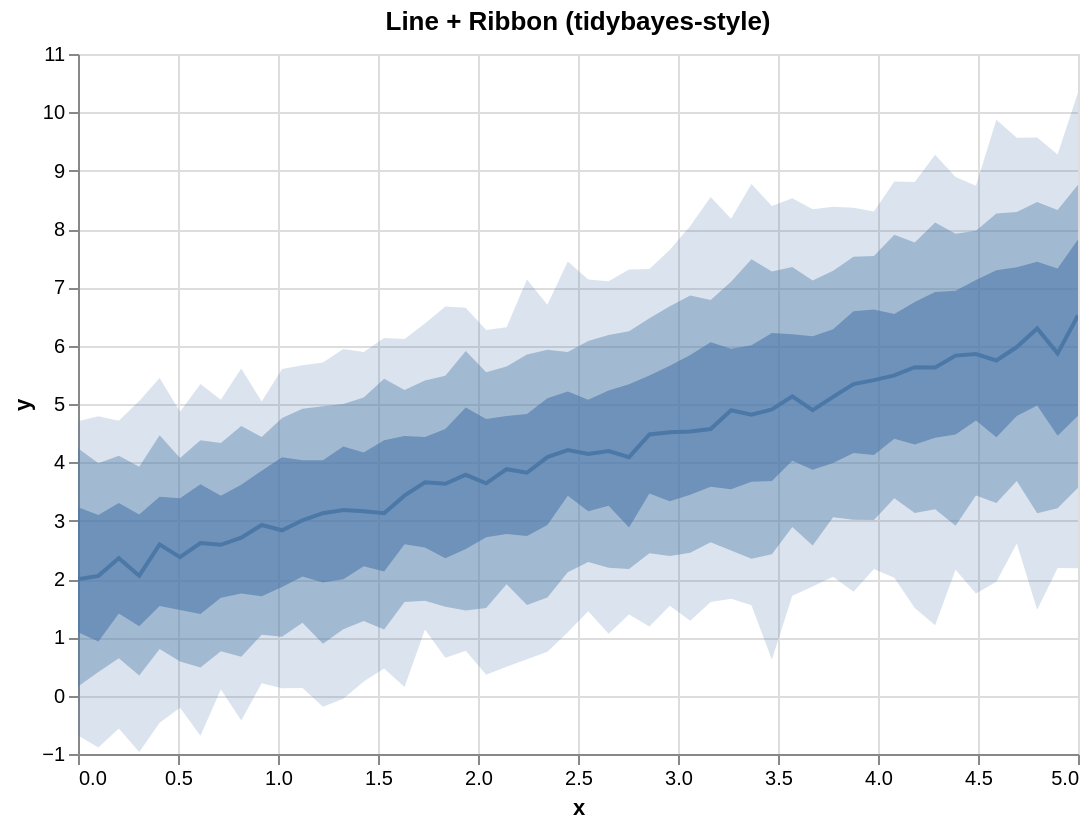

Specify this chart in Vega-Lite:
### Vega-Lite specification from a JSON file in a GitHub repository (floating-point values rounded to 4 significant figures)
{"$schema": "https://vega.github.io/schema/vega-lite/v5.json", "config": {"axis": {"labelLimit": 0}, "header": {"labelLimit": 0}, "legend": {"labelLimit": 0}}, "data": {"values": [{"__median__": 4.088, "hi_0_5_": 5.34, "hi_0_8_": 6.247, "hi_0_95_": 7.306, "lo_0_5_": 2.883, "lo_0_8_": 2.172, "lo_0_95_": 1.391, "x": 2.755}, {"__median__": 3.129, "hi_0_5_": 4.034, "hi_0_8_": 4.961, "hi_0_95_": 5.71, "lo_0_5_": 1.942, "lo_0_8_": 0.8909, "lo_0_95_": -0.1899, "x": 1.224}, {"__median__": 4.894, "hi_0_5_": 5.947, "hi_0_8_": 7.094, "hi_0_95_": 8.175, "lo_0_5_": 3.538, "lo_0_8_": 2.49, "lo_0_95_": 1.663, "x": 3.265}, {"__median__": 5.121, "hi_0_5_": 6.281, "hi_0_8_": 7.284, "hi_0_95_": 8.381, "lo_0_5_": 3.988, "lo_0_8_": 3.058, "lo_0_95_": 2.039, "x": 3.776}, {"__median__": 5.855, "hi_0_5_": 7.125, "hi_0_8_": 7.968, "hi_0_95_": 8.744, "lo_0_5_": 4.719, "lo_0_8_": 3.433, "lo_0_95_": 1.753, "x": 4.49}, {"__median__": 2.054, "hi_0_5_": 3.095, "hi_0_8_": 3.985, "hi_0_95_": 4.792, "lo_0_5_": 0.9276, "lo_0_8_": 0.4058, "lo_0_95_": -0.8896, "x": 0.102}, {"__median__": 5.489, "hi_0_5_": 6.544, "hi_0_8_": 7.903, "hi_0_95_": 8.815, "lo_0_5_": 4.405, "lo_0_8_": 3.386, "lo_0_95_": 2.021, "x": 4.082}, {"__median__": 2.056, "hi_0_5_": 3.106, "hi_0_8_": 3.925, "hi_0_95_": 5.053, "lo_0_5_": 1.192, "lo_0_8_": 0.3442, "lo_0_95_": -0.9655, "x": 0.3061}, {"__median__": 6.294, "hi_0_5_": 7.438, "hi_0_8_": 8.464, "hi_0_95_": 9.57, "lo_0_5_": 4.974, "lo_0_8_": 3.126, "lo_0_95_": 1.471, "x": 4.796}, {"__median__": 4.089, "hi_0_5_": 5.098, "hi_0_8_": 5.929, "hi_0_95_": 6.7, "lo_0_5_": 2.924, "lo_0_8_": 1.684, "lo_0_95_": 0.7521, "x": 2.347}, {"__median__": 2.356, "hi_0_5_": 3.305, "hi_0_8_": 4.113, "hi_0_95_": 4.713, "lo_0_5_": 1.408, "lo_0_8_": 0.6427, "lo_0_95_": -0.5633, "x": 0.2041}, {"__median__": 4.57, "hi_0_5_": 6.059, "hi_0_8_": 6.784, "hi_0_95_": 8.551, "lo_0_5_": 3.582, "lo_0_8_": 2.628, "lo_0_95_": 1.606, "x": 3.163}, {"__median__": 5.631, "hi_0_5_": 6.751, "hi_0_8_": 7.768, "hi_0_95_": 8.806, "lo_0_5_": 4.305, "lo_0_8_": 3.132, "lo_0_95_": 1.503, "x": 4.184}, {"__median__": 3.822, "hi_0_5_": 4.83, "hi_0_8_": 5.849, "hi_0_95_": 7.132, "lo_0_5_": 2.739, "lo_0_8_": 1.555, "lo_0_95_": 0.6259, "x": 2.245}, {"__median__": 4.144, "hi_0_5_": 5.074, "hi_0_8_": 6.08, "hi_0_95_": 7.133, "lo_0_5_": 3.161, "lo_0_8_": 2.291, "lo_0_95_": 1.449, "x": 2.551}, {"__median__": 2.835, "hi_0_5_": 4.088, "hi_0_8_": 4.761, "hi_0_95_": 5.601, "lo_0_5_": 1.863, "lo_0_8_": 1.01, "lo_0_95_": 0.1289, "x": 1.02}, {"__median__": 5.131, "hi_0_5_": 6.196, "hi_0_8_": 7.35, "hi_0_95_": 8.527, "lo_0_5_": 4.026, "lo_0_8_": 2.891, "lo_0_95_": 1.713, "x": 3.571}, {"__median__": 5.409, "hi_0_5_": 6.622, "hi_0_8_": 7.536, "hi_0_95_": 8.302, "lo_0_5_": 4.128, "lo_0_8_": 3.012, "lo_0_95_": 2.171, "x": 3.98}, {"__median__": 2.586, "hi_0_5_": 3.429, "hi_0_8_": 4.331, "hi_0_95_": 5.072, "lo_0_5_": 1.681, "lo_0_8_": 0.7634, "lo_0_95_": 0.1039, "x": 0.7143}, {"__median__": 5.625, "hi_0_5_": 6.919, "hi_0_8_": 8.113, "hi_0_95_": 9.273, "lo_0_5_": 4.422, "lo_0_8_": 3.197, "lo_0_95_": 1.206, "x": 4.286}, {"__median__": 2.707, "hi_0_5_": 3.614, "hi_0_8_": 4.622, "hi_0_95_": 5.61, "lo_0_5_": 1.752, "lo_0_8_": 0.6654, "lo_0_95_": -0.4257, "x": 0.8163}, {"__median__": 4.194, "hi_0_5_": 5.233, "hi_0_8_": 6.183, "hi_0_95_": 7.103, "lo_0_5_": 3.256, "lo_0_8_": 2.193, "lo_0_95_": 1.064, "x": 2.653}, {"__median__": 5.868, "hi_0_5_": 7.323, "hi_0_8_": 8.327, "hi_0_95_": 9.276, "lo_0_5_": 4.455, "lo_0_8_": 3.214, "lo_0_95_": 2.187, "x": 4.898}, {"__median__": 4.479, "hi_0_5_": 5.488, "hi_0_8_": 6.471, "hi_0_95_": 7.312, "lo_0_5_": 3.467, "lo_0_8_": 2.441, "lo_0_95_": 1.184, "x": 2.857}, {"__median__": 3.633, "hi_0_5_": 4.57, "hi_0_8_": 5.485, "hi_0_95_": 6.672, "lo_0_5_": 2.356, "lo_0_8_": 1.524, "lo_0_95_": 0.6499, "x": 1.837}, {"__median__": 4.894, "hi_0_5_": 6.162, "hi_0_8_": 7.119, "hi_0_95_": 8.337, "lo_0_5_": 3.872, "lo_0_8_": 2.574, "lo_0_95_": 1.873, "x": 3.673}, {"__median__": 3.883, "hi_0_5_": 4.796, "hi_0_8_": 5.643, "hi_0_95_": 6.317, "lo_0_5_": 2.77, "lo_0_8_": 1.91, "lo_0_95_": 0.4939, "x": 2.143}, {"__median__": 5.976, "hi_0_5_": 7.346, "hi_0_8_": 8.289, "hi_0_95_": 9.565, "lo_0_5_": 4.796, "lo_0_8_": 3.68, "lo_0_95_": 2.61, "x": 4.694}, {"__median__": 3.184, "hi_0_5_": 4.272, "hi_0_8_": 4.999, "hi_0_95_": 5.945, "lo_0_5_": 1.996, "lo_0_8_": 1.139, "lo_0_95_": -0.05415, "x": 1.327}, {"__median__": 2.375, "hi_0_5_": 3.384, "hi_0_8_": 4.074, "hi_0_95_": 4.865, "lo_0_5_": 1.471, "lo_0_8_": 0.5844, "lo_0_95_": -0.206, "x": 0.5102}, {"__median__": 4.211, "hi_0_5_": 5.214, "hi_0_8_": 5.893, "hi_0_95_": 7.442, "lo_0_5_": 3.428, "lo_0_8_": 2.115, "lo_0_95_": 1.088, "x": 2.449}, {"__median__": 4.53, "hi_0_5_": 5.84, "hi_0_8_": 6.861, "hi_0_95_": 8.053, "lo_0_5_": 3.444, "lo_0_8_": 2.449, "lo_0_95_": 1.285, "x": 3.061}, {"__median__": 6.517, "hi_0_5_": 7.821, "hi_0_8_": 8.76, "hi_0_95_": 10.34, "lo_0_5_": 4.8, "lo_0_8_": 3.564, "lo_0_95_": 2.184, "x": 5.0}, {"__median__": 5.747, "hi_0_5_": 7.293, "hi_0_8_": 8.266, "hi_0_95_": 9.871, "lo_0_5_": 4.432, "lo_0_8_": 3.305, "lo_0_95_": 1.954, "x": 4.592}, {"__median__": 2.617, "hi_0_5_": 3.624, "hi_0_8_": 4.377, "hi_0_95_": 5.342, "lo_0_5_": 1.401, "lo_0_8_": 0.485, "lo_0_95_": -0.6892, "x": 0.6122}, {"__median__": 3.787, "hi_0_5_": 4.94, "hi_0_8_": 5.91, "hi_0_95_": 6.652, "lo_0_5_": 2.515, "lo_0_8_": 1.461, "lo_0_95_": 0.7681, "x": 1.939}, {"__median__": 3.128, "hi_0_5_": 4.378, "hi_0_8_": 5.434, "hi_0_95_": 6.131, "lo_0_5_": 2.127, "lo_0_8_": 1.136, "lo_0_95_": 0.4661, "x": 1.531}, {"__median__": 5.341, "hi_0_5_": 6.589, "hi_0_8_": 7.525, "hi_0_95_": 8.366, "lo_0_5_": 4.159, "lo_0_8_": 3.018, "lo_0_95_": 1.782, "x": 3.878}, {"__median__": 3.64, "hi_0_5_": 4.743, "hi_0_8_": 5.544, "hi_0_95_": 6.269, "lo_0_5_": 2.714, "lo_0_8_": 1.503, "lo_0_95_": 0.3575, "x": 2.041}, {"__median__": 3.162, "hi_0_5_": 4.171, "hi_0_8_": 5.113, "hi_0_95_": 5.892, "lo_0_5_": 2.218, "lo_0_8_": 1.28, "lo_0_95_": 0.2436, "x": 1.429}, {"__median__": 2.592, "hi_0_5_": 3.409, "hi_0_8_": 4.466, "hi_0_95_": 5.445, "lo_0_5_": 1.539, "lo_0_8_": 0.7999, "lo_0_95_": -0.4662, "x": 0.4082}, {"__median__": 4.817, "hi_0_5_": 6.006, "hi_0_8_": 7.48, "hi_0_95_": 8.77, "lo_0_5_": 3.667, "lo_0_8_": 2.346, "lo_0_95_": 1.55, "x": 3.367}, {"__median__": 1.997, "hi_0_5_": 3.232, "hi_0_8_": 4.242, "hi_0_95_": 4.705, "lo_0_5_": 1.088, "lo_0_8_": 0.1567, "lo_0_95_": -0.682, "x": 0.0}, {"__median__": 5.829, "hi_0_5_": 6.94, "hi_0_8_": 7.919, "hi_0_95_": 8.892, "lo_0_5_": 4.478, "lo_0_8_": 2.912, "lo_0_95_": 2.16, "x": 4.388}, {"__median__": 2.927, "hi_0_5_": 3.854, "hi_0_8_": 4.435, "hi_0_95_": 5.041, "lo_0_5_": 1.705, "lo_0_8_": 1.043, "lo_0_95_": 0.2131, "x": 0.9184}, {"__median__": 3.658, "hi_0_5_": 4.436, "hi_0_8_": 5.402, "hi_0_95_": 6.378, "lo_0_5_": 2.539, "lo_0_8_": 1.627, "lo_0_95_": 1.134, "x": 1.735}, {"__median__": 4.517, "hi_0_5_": 5.655, "hi_0_8_": 6.674, "hi_0_95_": 7.643, "lo_0_5_": 3.335, "lo_0_8_": 2.395, "lo_0_95_": 1.541, "x": 2.959}, {"__median__": 3.428, "hi_0_5_": 4.45, "hi_0_8_": 5.24, "hi_0_95_": 6.116, "lo_0_5_": 2.597, "lo_0_8_": 1.608, "lo_0_95_": 0.1487, "x": 1.633}, {"__median__": 4.909, "hi_0_5_": 6.217, "hi_0_8_": 7.271, "hi_0_95_": 8.393, "lo_0_5_": 3.679, "lo_0_8_": 2.424, "lo_0_95_": 0.6147, "x": 3.469}, {"__median__": 3.007, "hi_0_5_": 4.036, "hi_0_8_": 4.917, "hi_0_95_": 5.666, "lo_0_5_": 2.042, "lo_0_8_": 1.25, "lo_0_95_": 0.1304, "x": 1.122}]}, "height": 350, "layer": [{"_lr_layer": true, "encoding": {"tooltip": [{"field": "x", "title": "x", "type": "quantitative"}, {"field": "__median__", "title": "median", "type": "quantitative"}, {"field": "lo_0_95_", "title": "95% lo", "type": "quantitative"}, {"field": "hi_0_95_", "title": "95% hi", "type": "quantitative"}], "x": {"field": "x", "scale": {"zero": false}, "type": "quantitative"}, "y": {"field": "lo_0_95_", "scale": {"zero": false}, "title": "y", "type": "quantitative"}, "y2": {"field": "hi_0_95_"}}, "mark": {"line": false, "opacity": 0.2, "type": "area"}, "params": [{"bind": "scales", "name": "grid", "select": {"encodings": ["x", "y"], "type": "interval"}}]}, {"_lr_layer": true, "encoding": {"tooltip": [{"field": "x", "title": "x", "type": "quantitative"}, {"field": "__median__", "title": "median", "type": "quantitative"}, {"field": "lo_0_95_", "title": "95% lo", "type": "quantitative"}, {"field": "hi_0_95_", "title": "95% hi", "type": "quantitative"}], "x": {"field": "x", "scale": {"zero": false}, "type": "quantitative"}, "y": {"field": "lo_0_8_", "scale": {"zero": false}, "title": "y", "type": "quantitative"}, "y2": {"field": "hi_0_8_"}}, "mark": {"line": false, "opacity": 0.4, "type": "area"}}, {"_lr_layer": true, "encoding": {"tooltip": [{"field": "x", "title": "x", "type": "quantitative"}, {"field": "__median__", "title": "median", "type": "quantitative"}, {"field": "lo_0_95_", "title": "95% lo", "type": "quantitative"}, {"field": "hi_0_95_", "title": "95% hi", "type": "quantitative"}], "x": {"field": "x", "scale": {"zero": false}, "type": "quantitative"}, "y": {"field": "lo_0_5_", "scale": {"zero": false}, "title": "y", "type": "quantitative"}, "y2": {"field": "hi_0_5_"}}, "mark": {"line": false, "opacity": 0.6, "type": "area"}}, {"_lr_layer": true, "encoding": {"tooltip": [{"field": "x", "title": "x", "type": "quantitative"}, {"field": "__median__", "title": "median", "type": "quantitative"}, {"field": "lo_0_95_", "title": "95% lo", "type": "quantitative"}, {"field": "hi_0_95_", "title": "95% hi", "type": "quantitative"}], "x": {"field": "x", "scale": {"zero": false}, "type": "quantitative"}, "y": {"field": "__median__", "scale": {"zero": false}, "title": "y", "type": "quantitative"}}, "mark": {"strokeWidth": 2, "type": "line"}}], "title": "Line + Ribbon (tidybayes-style)", "width": 500}
